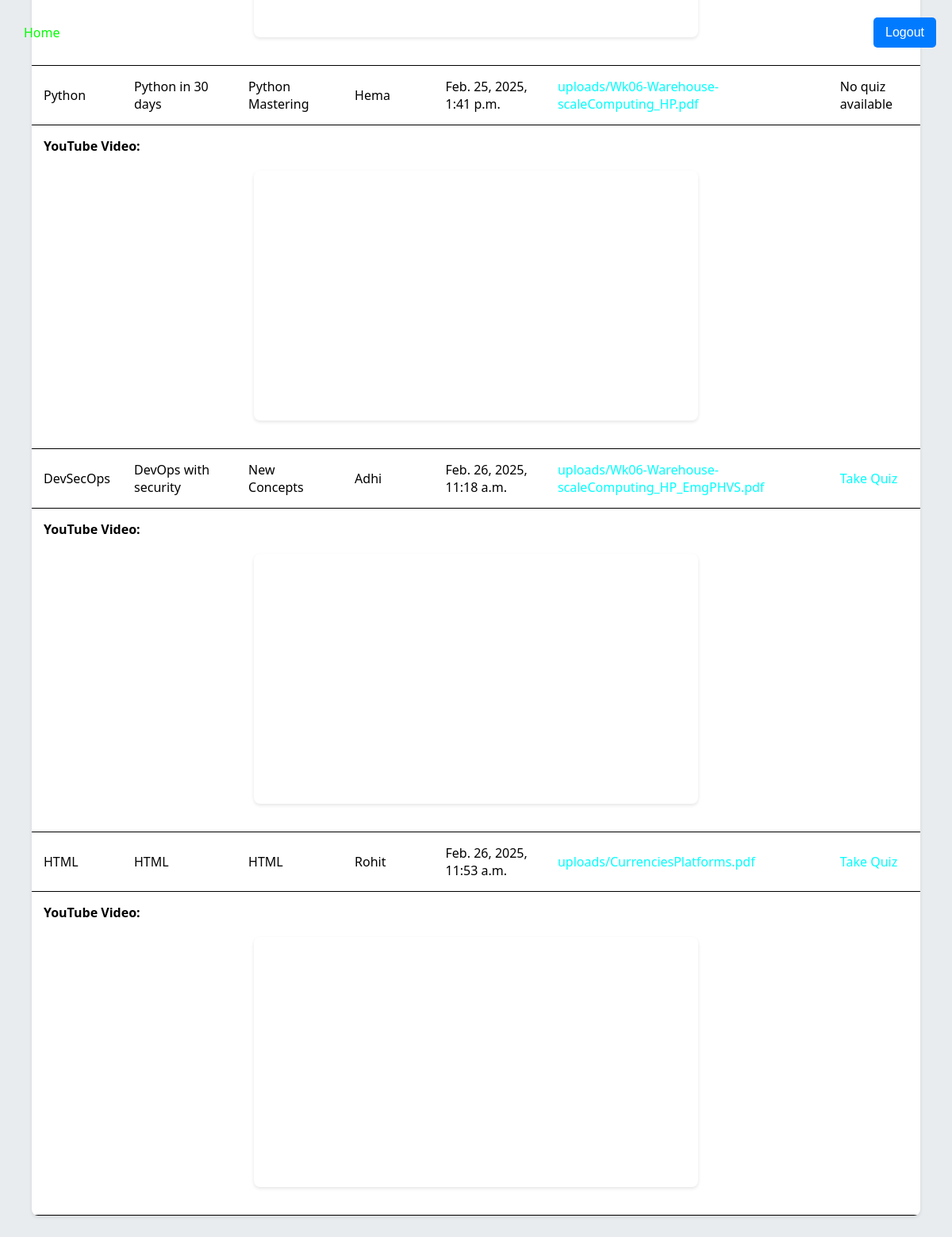
Page /content/ (signed in) on the committed database.
### seyali/models.py (models this page shows, shortened)
class Content(models.Model):
    title = models.CharField(max_length=255)
    description = models.TextField()
    file = models.FileField(upload_to='uploads/')
    body = models.TextField()
    youtube_url = models.URLField(blank=True, null=True)
    created_at = models.DateTimeField(auto_now_add=True)
    uploaded_by = models.ForeignKey(settings.AUTH_USER_MODEL, on_delete=models.CASCADE)
    uploaded_at = models.DateTimeField(auto_now_add=True)
    quiz = models.OneToOneField('Quiz', null=True, blank=True, on_delete=models.SET_NULL)

class CustomUser(AbstractUser):
    is_teacher = models.BooleanField(default=False)
    is_student = models.BooleanField(default=True)

### seyali/views.py (the view)
# urls.py: path('content/', content_list, name='content_list'),
@login_required
def content_list(request):
    contents = Content.objects.all()
    return render(request, 'content_list.html', {'contents': contents})

### seyali/templatetags/youtube_extras.py (called while the page is built)
@register.filter
def youtube_id(value):
    regex = r'(?:https?:\/\/)?(?:www\.)?(?:youtube\.com\/(?:[^\/\n\s]+\/\S+\/|(?:v|e(?:mbed)?)\/|\S*?[?&]v=)|youtu\.be\/)([a-zA-Z0-9_-]{11})'
    match = re.search(regex, value)
    return match.group(1) if match else None

### seyali/templates/content_list.html (shortened to what this page needs)
{% extends 'base.html' %}
{% load youtube_extras %}
{% block content %}
<div class="container">
    {% if contents %}
        <table class="content-table">
            <tbody>
            {% for content in contents %}
                <tr>
                    <td>{{ content.title }}</td>
                    <td>{{ content.description }}</td>
                    <td>{{ content.body }}</td>
                    <td>{{ content.uploaded_by.username }}</td>
                    <td>{{ content.uploaded_at }}</td>
                    <td>
                        {% if content.file %}
                            <a href="{{ content.file.url }}">{{ content.file.name }}</a>
                        {% else %}
                            No file uploaded
                        {% endif %}
                    </td>
                    <td>
                        {% if content.quiz %}
                            <a href="{% url 'take_quiz' content.quiz.id %}" class="action-button quiz-button">Take Quiz</a>
                        {% else %}
                            No quiz available
                        {% endif %}
                    </td>
                </tr>
                {% if content.youtube_url %}
                    <tr>
                        <td colspan="8">
                            <strong>YouTube Video:</strong>
                            <iframe width="560" height="315" src="https://www.youtube.com/embed/{{ content.youtube_url|youtube_id }}" frameborder="0" allowfullscreen></iframe>
                        </td>
                    </tr>
                {% endif %}
            {% endfor %}
            </tbody>
        </table>
    {% else %}
        <p>No content available.</p>
    {% endif %}
</div>
{% endblock %}

### seyali/templates/base.html (shortened to what this page needs)
<!DOCTYPE html>
<html>
<head>
    {% load static %}
    <link rel="stylesheet" type="text/css" href="{% static 'seyali/css/content_list.css' %}">
    <link rel="stylesheet" type="text/css" href="{% static 'seyali/css/login.css' %}">
</head>
<body>
    <nav class="navbar">
        {% if user.is_authenticated %}
            <a href="{% url 'content_list' %}">Home</a>
            <form method="post" action="{% url 'logout' %}" style="display:inline;">
                <button type="submit" class="logout-button">Logout</button>
            </form>
        {% else %}
            <a href="{% url 'login' %}">Login</a>
            <a href="{% url 'register' %}">Register</a>
        {% endif %}
    </nav>
    <div>
        {% block content %}{% endblock %}
    </div>
</body>
</html>

### static/seyali/css/content_list.css (style rules this page uses)
body { font-family: 'Roboto', sans-serif; background-color: #ffffff; color: #000000; margin: 0; padding: 20px; }
.container { max-width: 1200px; margin: 0 auto; padding: 20px; }
.navbar { display: flex; justify-content: space-between; align-items: center; padding: 20px; position: fixed; top: 0; left: 0; right: 0; z-index: 10; }
.navbar a { color: #00FF00; text-decoration: none; padding: 10px; }
.content-table { width: 100%; margin: 20px 0; border-collapse: collapse; box-shadow: 0 2px 4px rgba(0, 0, 0, 0.1); background-color: #ffffff; border-radius: 8px; overflow: hidden; }
.content-table th, .content-table td { padding: 15px; text-align: left; border-bottom: 1px solid #000000; }
.content-table td { color: #000000; }
.content-table td a { color: #00FFFF; text-decoration: none; }
iframe { display: block; margin: 20px auto; width: 100%; max-width: 560px; height: 315px; border: none; border-radius: 8px; box-shadow: 0 2px 4px rgba(0, 0, 0, 0.1); }
.action-button { background: none; border: none; color: #00FFFF; cursor: pointer; text-decoration: underline; padding: 0; font-size: 1em; }

### static/seyali/css/login.css (style rules this page uses)
body { font-family: 'Segoe UI', Tahoma, sans-serif; background-color: #e9ecef; display: flex; justify-content: center; align-items: center; height: 100vh; margin: 0; color: #495057; }
form { border-radius: 10px; text-align: center; }
button { background-color: #007bff; color: white; padding: 10px 15px; border: none; border-radius: 5px; cursor: pointer; font-size: 16px; }
a { color: #007bff; text-decoration: none; }

### rows in the picture
Content: title "Python", description "Python in 30 days", body "Python Mastering", uploaded_by.username "Hema", uploaded_at "Feb. 25, 2025, 1:41 p.m.", file.name "uploads/Wk06-Warehouse-scaleComputing_HP.pdf", shows "No quiz available"
Content: title "DevSecOps", description "DevOps with security", body "New Concepts", uploaded_by.username "Adhi", uploaded_at "Feb. 26, 2025, 11:18 a.m.", file.name "uploads/Wk06-Warehouse-scaleComputing_HP_EmgPHVS.pdf", shows "Take Quiz"
Content: title "HTML", description "HTML", body "HTML", uploaded_by.username "Rohit", uploaded_at "Feb. 26, 2025, 11:53 a.m.", file.name "uploads/CurrenciesPlatforms.pdf", shows "Take Quiz"
